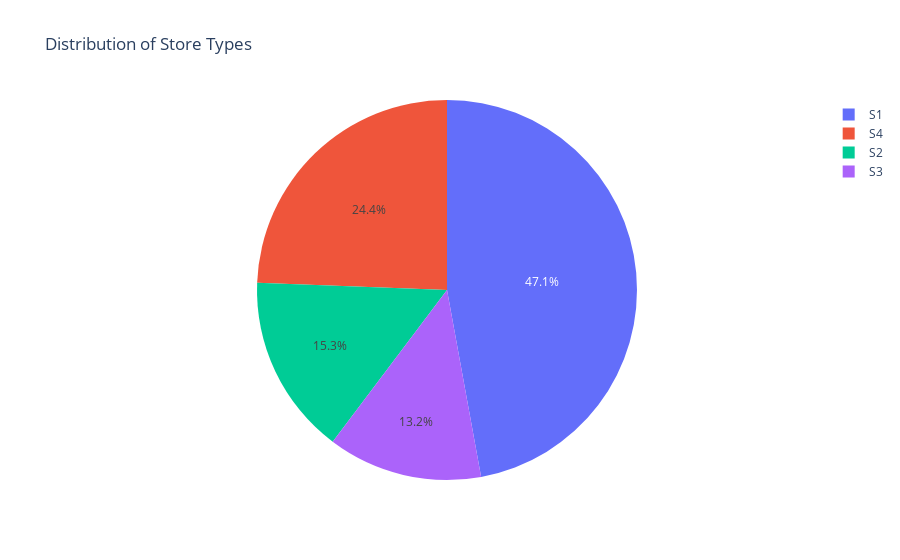

Notebook source saved alongside this figure:
### Code cell
pie = df["Store_Type"].value_counts()
store = pie.index
orders = pie.values

fig = px.pie(values=orders, names=store, title="Distribution of Store Types")
fig.show()

### Figure 1 — Plotly figure (JSON) as saved in the notebook; plotly's stock layout.template omitted (floating-point values rounded to 4 significant figures)
{"data": [{"domain": {"x": [0, 1], "y": [0, 1]}, "hovertemplate": "label=%{label}<br>value=%{value}<extra></extra>", "labels": ["S1", "S4", "S2", "S3"], "legendgroup": "", "name": "", "showlegend": true, "type": "pie", "values": [88752, 45924, 28896, 24768]}], "layout": {"legend": {"tracegroupgap": 0}, "title": {"text": "Distribution of Store Types"}}}
